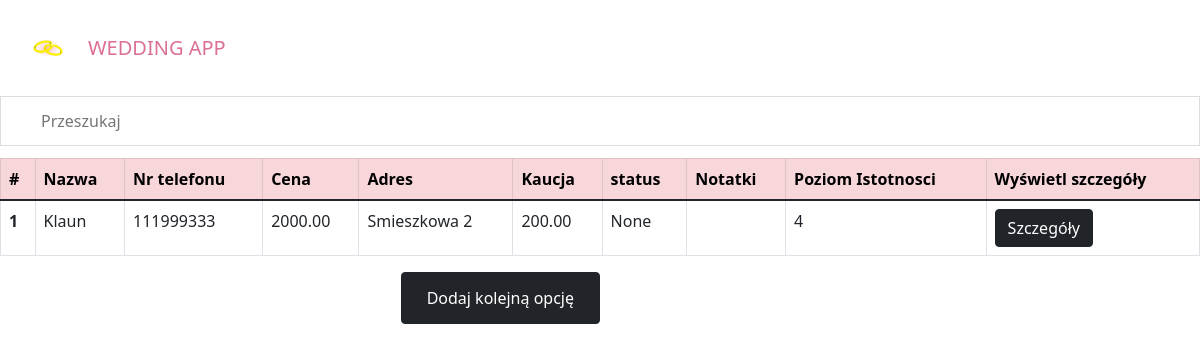
Page /additional_services on the committed database.
### wedding/models.py (models this page shows, shortened)
class StandardInfo(models.Model):
    name = models.CharField(max_length=100)
    phone_number = models.CharField(max_length=9)
    email_address = models.CharField(max_length=30, null=True,blank=True)
    price = models.DecimalField(max_digits=8,decimal_places=2)
    address = models.CharField(max_length = 100,null=True, blank=True)
    caution = models.DecimalField(max_digits=8, decimal_places=2)
    approved = models.BooleanField(blank = True, null=True)
    notes = models.TextField(blank=True, null=True)
    class Meta:
        abstract = True

class AdditionalServices(StandardInfo):
    importance = models.IntegerField(max_length = 10,null=True, blank=True)
    def get_absolute_url(self):
        return reverse('additional_service-detail', kwargs={'pk' : self.pk})
    def get_add_url(self):
        return reverse('additional_services-add')

### wedding/views.py (the view)
# urls.py: path('additional_services', views.AdditionalServicesListView.as_view(), name='additional_services_list'),
class AdditionalServicesListView(ListView):
    model = AdditionalServices

### wedding/templatetags/tags.py (called while the page is built)
@register.inclusion_tag('wedding/table.html')
def get_table(queryset):
    item = queryset.first()
    columns = [k for k,v in item.__dict__.items() if k != '_state' and k != 'id' and k!='email_address']
    items = [item for item in queryset]
    column_labels = []
    for idx, key in enumerate(columns):
        if key in labels.keys():
            column_labels.append(labels[key])
    print("*******************")
    print(items)
    print("*******************")
    print("********COLUMNS***********")
    print(columns)
    print("*******************")
    print("********COLUMNS LABELS***********")
    print(column_labels)
    print("*******************")
    add_url = item.get_add_url()
    return {'items' : items, 'columns' : columns,'column_labels': column_labels ,'add_url':add_url}

@register.simple_tag(name='get_attribute_for_object')
def get_attribute_for_object(obj, attribute_name, *args):
    attribute = getattr(obj, attribute_name)
    return attribute

### wedding/templates/wedding/additionalservices_list.html
{% extends 'index.html' %}
{% load static %}
{% load tags %}
{% block content %}
{% if object_list %}
  {% get_table object_list%}
  {% else %}
  <div style="text-align:center">
  <h5>Nie dodałeś jeszcze żadnych dodatkowych usług</h5>
  <button type="submit" class="btn btn-dark"><a href={% url 'additional_services-add' %} > Dodaj dodatkowe usługi </a> </button>
  </div>
  {% endif %}
{% endblock %}

### wedding/templates/wedding/table.html (shortened to what this page needs)
{% load static %}
{% load tags %}
<link rel="stylesheet" type="text/css" href="{% static 'wedding/table.css' %}">
<input type="text" id="myInput" onkeyup="searchFunction()" placeholder="Przeszukaj ">
<table class="table table-bordered" id="myTable">
    <thead>
        <tr class="table-danger">
            <th scope="col" onclick="sortTableById()">#</th>
            {% for column in column_labels %}
                <th scope="col", onclick="sortTable({{forloop.counter|add:-1}})">{{column}}</th>
            {% endfor %}
            <th scope="col"> Wyświetl szczegóły</th>
            </tr>
    <tbody>
    {% for item in items %}
    <tr>
        <th scope="row">{{forloop.counter}}</th>
        {% for column in columns %}
        <td>{% get_attribute_for_object item column%}</td>
        {% endfor %}
        <td><a href={{ item.get_absolute_url }} class="btn btn-dark">Szczegóły</a></td>
      </tr>
    {% endfor %}
    </tbody>
  </table>
  <button type="submit" class="btn btn-dark" style="position: absolute; right: 50%;"><a href={{ add_url }} class="btn btn-dark">Dodaj kolejną opcję</a></button>

### wedding/static/wedding/table.css (style rules this page uses)
#myInput { background-image: url('https://www.w3schools.com/css/searchicon.png'); background-position: 10px 12px; background-repeat: no-repeat; width: 100%; font-size: 16px; padding: 12px 20px 12px 40px; border: 1px solid #ddd; margin-bottom: 12px; }

### rows in the picture
AdditionalServices: name "Klaun" "111999333" "2000.00" "Smieszkowa 2" "200.00" "None" "4"

### other values in the picture
{{ column }} "Nazwa" "Nr telefonu" "Cena" "Adres" "Kaucja" "status" "Notatki" "Poziom Istotnosci"
